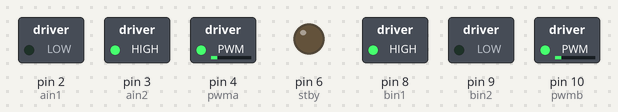
A sketch run on a simulated Arduino Mega 2560, built with avr-gcc and run on an emulated ATmega2560. Shown: switched loads named in the sketch (green lamp = pin HIGH), output pins drawn as LEDs (lit = HIGH).

Above: at 0.1 s.
At 2.1 s:
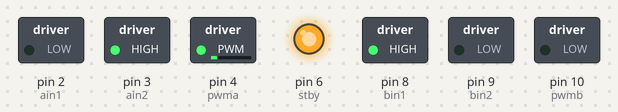
Timing chart, 0 to 3.6 s (numbered marks = the images above):
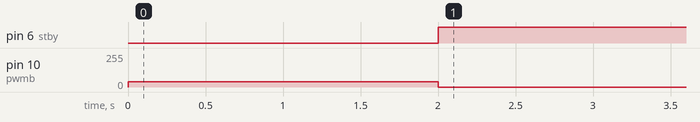

The sketch:

basicmotor.ino
```cpp
#include <PID_v1.h>

/*Motor A Pins*/
#define ain1 2
#define ain2 3
#define pwma 4
#define aeoa 23
#define aeob 22

/*Motor B Pins*/
#define bin1 8
#define bin2 9
#define pwmb 10
#define beoa 14
#define beob 15

/*STBY Pin (aka, the "key" to the motor driver)*/
#define stby 6

/*Circumference of the wheels (based on measured diameter value)*/
const double CIRC = 3.14159265359*40.2;

/*aCount and bCount measure the number of ticks that the encoder sensors have counted*/
//The number of ticks in 1 rotation are 360
volatile int aCount = 0;
volatile int bCount = 0;

/*For my code, I want motor B to try and match up to motor A's speed, so I will make motor B's speed subject to change*/
//Initially, bSpeed = 40, but this will change as the PID accounts for the difference between motor B's and motor A's speeds
int bSpeed = 40;

/*Here is the PID setup to work with (read the library online for more details)*/
double Input = 0.0, Output = 0.0, Setpoint = 0.0;
/*You can change the constants for Kp, Ki, and Kd based on your testing results*/
double Kp = 6, Ki = 12, Kd = 0.2;
/*Create the PID controller*/
PID myPID(&Input, &Output, &Setpoint, Kp, Ki, Kd, DIRECT);

/*
  Changes bCount based on the spinning of motor B
  Remember to read both channels for full tick count!
*/
void aASpin() {
  if (digitalRead(aeoa) == digitalRead(aeob)) {
    aCount--;
  }
  else {
    aCount++;
  }
}

void aBSpin() {
  if (digitalRead(aeob) == digitalRead(aeoa)) {
    aCount++;
  }
  else {
    aCount--;
  }
}

/*
  Changes bCount based on the spinning of motor B
  Remember to read both channels for full tick count!
*/
void bASpin() {
  if (digitalRead(beoa) == digitalRead(beob)) {
    bCount--;
  }
  else {
    bCount++;
  }
}

void bBSpin() {
  if (digitalRead(beob) == digitalRead(beoa)) {
    bCount++;
  }
  else {
    bCount--;
  }
}

void moveForwardOne() {
  digitalWrite(ain1, LOW);
  digitalWrite(ain2, HIGH);
  digitalWrite(bin1, HIGH);
  digitalWrite(bin2, LOW);
}

void setup() {
  //Set up pin modes based on whether you're reading or sending values
  pinMode(ain1, OUTPUT);
  pinMode(ain2, OUTPUT);
  pinMode(aeoa, INPUT);
  pinMode(aeob, INPUT);
  pinMode(pwma, OUTPUT);
  pinMode(bin1, OUTPUT);
  pinMode(bin2, OUTPUT);
  pinMode(beoa, INPUT);
  pinMode(beob, INPUT);
  pinMode(pwmb, OUTPUT);
  pinMode(stby, OUTPUT);

  //Remember to set STBY to high, otherwise your bot won't run
  digitalWrite(stby, LOW);

  //Here, you're setting the initial direction and speed your motors are gonna go
  digitalWrite(ain1, LOW);
  digitalWrite(ain2, HIGH);
  analogWrite(pwma, 40);
  digitalWrite(bin1, HIGH);
  digitalWrite(bin2, LOW);
  analogWrite(pwmb, bSpeed);

  //The aSpin and bSpin functions will be called each time there is a change in the values of the encoders' sensor readings
  attachInterrupt(digitalPinToInterrupt(aeoa), aASpin, CHANGE);
  attachInterrupt(digitalPinToInterrupt(aeob), aBSpin, CHANGE);
  attachInterrupt(digitalPinToInterrupt(beoa), bASpin, CHANGE);
  attachInterrupt(digitalPinToInterrupt(beob), bBSpin, CHANGE);

  //Turn the PID on by having it's mode set to AUTOMATIC
  myPID.SetMode(AUTOMATIC);
  myPID.SetSampleTime(10);
}

void loop() {
  if(millis() < 2000){
    digitalWrite(stby, LOW);
    return;
  }
  else{
    digitalWrite(stby, HIGH);
  }

  //Take the difference in motor count as the input and run the PID function
  Input = bCount - aCount;

  myPID.Compute();

  //The output is the degree of change needed to match up your input with the setpoint
  //This makes it so that both your motors are at the same tick count
  bSpeed = Output;
  analogWrite(pwmb, bSpeed);

  //To check it's working, keep track of the input and setpoint as your bot runs
  //The input should go towards the setpoint and hover around it, indicating that the difference in your motors' tick counts are around 0
  Serial.println(Input);
  delay(10);
}
```

Measured:
- by itself, pin 6 (stby): LOW → HIGH at 2.0 s
- by itself, pin 10 (pwmb): 40/255 → 0/255 at 2.0 s
